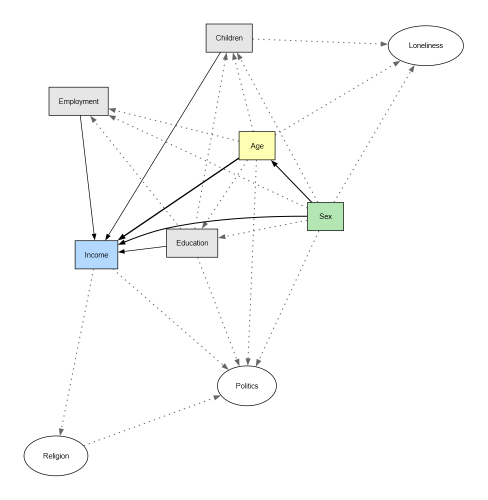
#> input picture DAG_Mediator.png, 975 x 1000 px (shown at 1/2 size)
$ python draw_dag_extended.py
#> lines starting #> are read from the running program, lines starting #| are printed output that depends on the picture

import graphviz
import matplotlib.pyplot as plt
import matplotlib.patches as mpatches
from matplotlib.lines import Line2D
import matplotlib.image as mpimg
import numpy as np

np.random.seed(342)

## Dagitty DAG Mediator (Adjustment (direct effect))
'''
dag {
Age [exposure,pos="-1.672,1.494"]
Children [adjusted,pos="0.531,0.187"]
Education [adjusted,pos="-1.777,-1.351"]
Employment [adjusted,pos="0.809,-1.771"]
Gender [exposure,pos="-2.106,-0.207"]
Housing [pos="0.868,0.788"]
Income [outcome,pos="-1.508,0.572"]
Loneliness [latent,pos="-0.252,-1.761"]
Politics [latent,pos="1.183,-0.841"]
Religion [latent,pos="1.198,-1.642"]
Age -> Children
Age -> Education
Age -> Employment
Age -> Housing
Age -> Income
Age -> Loneliness
Age -> Politics
Children -> Income
Children -> Loneliness
Education -> Children
Education -> Employment
Education -> Income
Education -> Politics
Employment -> Housing
Gender -> Age
Gender -> Children
Gender -> Education
Gender -> Employment
Gender -> Income
Gender -> Loneliness
Gender -> Politics
Income -> Housing
Income -> Politics
Income -> Religion
Religion -> Politics
}

'''


## Dagitty DAG Outcome (Adjustment (direct effect))
'''
dag {
"Mental Health" [outcome,pos="-0.326,-0.104"]
Age [exposure,pos="-1.570,1.323"]
Children [adjusted,pos="0.659,1.250"]
Education [adjusted,pos="-1.777,-1.351"]
Employment [adjusted,pos="0.197,-1.995"]
Gender [exposure,pos="-2.106,-0.207"]
Housing [adjusted,pos="-0.590,-2.026"]
Income [exposure,pos="-0.792,-0.944"]
Loneliness [adjusted,pos="1.206,-0.375"]
Ownership [adjusted,pos="0.579,-1.955"]
Politics [adjusted,pos="1.338,-1.070"]
Religion [adjusted,pos="1.198,-1.642"]
Age -> "Mental Health"
Age -> Children
Age -> Education
Age -> Employment
Age -> Housing
Age -> Income
Age -> Loneliness
Age -> Ownership
Age -> Politics
Children -> "Mental Health"
Children -> Income
Children -> Loneliness
Education -> "Mental Health"
Education -> Children
Education -> Employment
Education -> Income
Education -> Politics
Employment -> "Mental Health"
Employment -> Housing
Employment -> Income
Gender -> "Mental Health"
Gender -> Age
Gender -> Children
Gender -> Education
Gender -> Employment
Gender -> Income
Gender -> Loneliness
Gender -> Politics
Housing -> "Mental Health"
Income -> "Mental Health"
Income -> Housing
Income -> Ownership
Income -> Politics
Income -> Religion
Loneliness -> "Mental Health"
Ownership -> "Mental Health"
Politics -> "Mental Health"
Religion -> "Mental Health"
Religion -> Politics
}


'''


np.random.seed(342)

def build_mediator_dag():
    """Builds the DAG for the Income (Mediator) Model"""
    dot = graphviz.Digraph('Mediator_DAG', engine='neato', format='png')
    dot.attr(overlap='false', splines='true', sep='+0.5', pad='0.5')
    dot.attr('node', fontname='Arial', fontsize='12', margin='0.2')
    dot.attr('edge', arrowsize='0.8', dpi="600")

    # 1. Nodes (Adjusted for Mediator Model)
    # Exposures
    dot.node('Age', 'Age', shape='box', style='filled', fillcolor='#ffffb3', color='#000000')
    dot.node('Gender', 'Gender', shape='box', style='filled', fillcolor='#b3e6b3', color='#000000')

    # Outcome of THIS specific model (Income)
    dot.node('Income', 'Income', shape='box', style='filled', fillcolor='#b3d9ff', color='#000000')

    # Adjusted Confounders (Gray boxes)
    for c in ['Children', 'Education', 'Employment']:
        dot.node(c, c, shape='box', style='filled', fillcolor='#e6e6e6', color='#000000')

    # Latent Variables (White ellipses)
    for l in ['Loneliness', 'Politics', 'Religion', 'Housing']:
        dot.node(l, l, shape='ellipse', style='filled', fillcolor='#ffffff', color='#000000')

    # 2. Edges
    # Main causal paths (Thick solid)
    dot.edge('Age', 'Income', color='#000000', penwidth='2')
    dot.edge('Gender', 'Income', color='#000000', penwidth='1.5')
    dot.edge('Gender', 'Age', color='#000000', penwidth='1.5')

    # Adjusted confounder paths (Thin solid)
    for c in ['Children', 'Education', 'Employment']:
        dot.edge(c, 'Income', color='#000000')

    # Latent / Nuisance paths (Dotted gray)
    latent_edges = [
        ('Age', 'Children'), ('Age', 'Education'), ('Age', 'Employment'),
        ('Age', 'Loneliness'), ('Age', 'Politics'),
        ('Children', 'Loneliness'), ('Education', 'Children'), ('Education', 'Employment'),
        ('Education', 'Politics'), ('Income', 'Politics'), ('Income', 'Religion'),
        ('Religion', 'Politics'), ('Gender', 'Children'), ('Gender', 'Education'),
        ('Gender', 'Employment'), ('Gender', 'Loneliness'), ('Gender', 'Politics'),
        ('Age', 'Housing'), ('Income', 'Housing'), ('Employment', 'Housing')
    ]
    for u, v in latent_edges:
        dot.edge(u, v, color='#666666', style='dotted', penwidth='1.5')

    dot.render('DAG_Mediator', cleanup=True)
    return dot

def build_outcome_dag():
    """Builds the DAG for the Mental Health (Outcome) Model"""
    dot = graphviz.Digraph('Outcome_DAG', engine='neato', format='png')
    dot.attr(overlap='false', splines='true', sep='+0.5', pad='0.5')
    dot.attr('node', fontname='Arial', fontsize='12', margin='0.2')
    dot.attr('edge', arrowsize='0.8', dpi="600")

    # 1. Nodes (Adjusted for Outcome Model)
    # Exposures
    dot.node('Age', 'Age', shape='box', style='filled', fillcolor='#ffffb3', color='#000000')
    dot.node('Gender', 'Gender', shape='box', style='filled', fillcolor='#b3e6b3', color='#000000')
    dot.node('Income', 'Income', shape='box', style='filled', fillcolor='#ffb347', color='#000000') # Orange for Mediator

    # Outcome of THIS specific model (Mental Health)
    dot.node('MH', 'Mental Health', shape='box', style='filled', fillcolor='#b3d9ff', color='#000000')

    # Adjusted Confounders (Gray boxes - NOTE: Loneliness, Politics, Religion are now adjusted!)
    for c in ['Children', 'Education', 'Employment', 'Loneliness',
              'Politics', 'Religion', 'Housing']:
        dot.node(c, c, shape='box', style='filled', fillcolor='#e6e6e6', color='#000000')

    # 2. Edges
    # Main causal paths (Thick solid)
    dot.edge('Age', 'Income', color='#000000', penwidth='2')
    dot.edge('Income', 'MH', color='#000000', penwidth='2')
    dot.edge('Gender', 'MH', color='#000000', penwidth='1.5')
    dot.edge('Gender', 'Income', color='#000000', penwidth='1.5')
    dot.edge('Gender', 'Age', color='#000000', penwidth='1.5')
    dot.edge('Age', 'MH', color='#000000', penwidth='2', style='dashed') # Direct effect

    # Adjusted confounder paths to MH (Thin solid)
    for c in ['Children', 'Education', 'Employment', 'Loneliness',
              'Politics', 'Religion', 'Housing']:
        dot.edge(c, 'MH', color='#000000')

    # Nuisance / Inter-confounder paths (Dotted gray)
    nuisance_edges = [
        ('Age', 'Children'), ('Age', 'Education'), ('Age', 'Employment'),
        ('Age', 'Loneliness'), ('Age', 'Politics'),
        ('Children', 'Income'), ('Children', 'Loneliness'),
        ('Education', 'Children'), ('Education', 'Employment'), ('Education', 'Income'),
        ('Education', 'Politics'),
        ('Employment', 'Income'),
        ('Income', 'Politics'), ('Income', 'Religion'),
        ('Religion', 'Politics'),
        ('Gender', 'Children'), ('Gender', 'Education'), ('Gender', 'Employment'),
        ('Gender', 'Loneliness'), ('Gender', 'Politics'),
        ('Income', 'Housing'), ('Age', 'Housing'), ('Employment', 'Housing')
    ]
    for u, v in nuisance_edges:
        dot.edge(u, v, color='#666666', style='dotted', penwidth='1.5')

    dot.render('DAG_Outcome', cleanup=True)
    return dot

# --- Generate and Plot ---
build_mediator_dag()
#> (the call stopped at in build_mediator_dag, `dot = graphviz.Digraph('Mediator_DAG', engine='neato', format='png')`: graphviz is not available in this run)
build_outcome_dag()
#> (the call stopped at in build_outcome_dag, `dot = graphviz.Digraph('Outcome_DAG', engine='neato', format='png')`: graphviz is not available in this run)

fig, axes = plt.subplots(1, 2, figsize=(8, 4))

# Plot Mediator DAG
img1 = mpimg.imread('DAG_Mediator.png')
#> img1 is the input picture: shape (1000, 975, 4) float32; mean R, G, B, A 0.985, 0.987, 0.985, 1
axes[0].imshow(img1)
axes[0].set_title("Model 1: Mediator (Income)", fontsize=10, fontweight='bold', pad=20)
axes[0].axis('off')

# Plot Outcome DAG
img2 = mpimg.imread('DAG_Outcome.png')
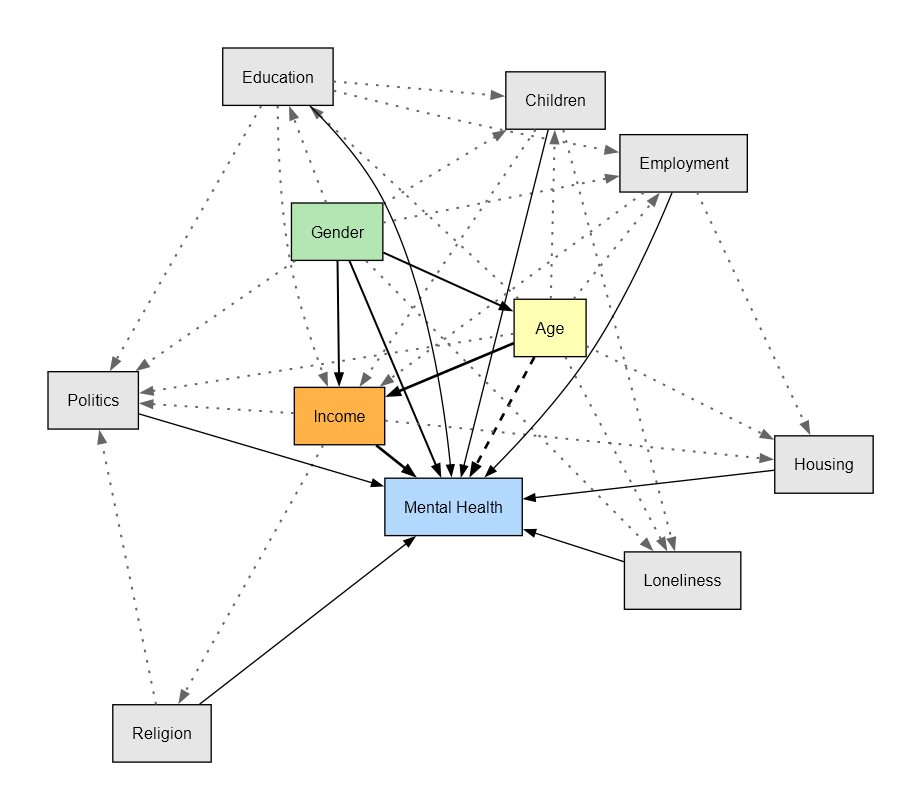
#> input picture DAG_Outcome.png, 921 x 810 px
#> img2 is the input picture: shape (810, 921, 3) float32; mean R, G, B 0.97, 0.971, 0.967
axes[1].imshow(img2)
axes[1].set_title("Model 2: Outcome (Mental Health)", fontsize=10, fontweight='bold', pad=20)
axes[1].axis('off')

# --- Unified Legend ---
legend_elements = [
    mpatches.Patch(facecolor='#ffffb3', edgecolor='#000000', label='Primary Exposure (Age)'),
    mpatches.Patch(facecolor='#b3e6b3', edgecolor='#000000', label='Stratification Covariate (Gender)'),
    mpatches.Patch(facecolor='#ffb347', edgecolor='#000000', label='Mediator (Income)'),
    mpatches.Patch(facecolor='#b3d9ff', edgecolor='#000000', label='Model Outcome'),
    mpatches.Patch(facecolor='#e6e6e6', edgecolor='#000000', label='Adjusted Confounder'),
    mpatches.Ellipse((0, 0), 0.3, 0.2, facecolor='white', edgecolor='#000000', label='Latent / Unmeasured'),

    Line2D([0], [0], color='#000000', linewidth=2, label='Main causal path'),
    Line2D([0], [0], color='#000000', linewidth=2, linestyle='--', label='Direct effect (Age -> MH)'),
    Line2D([0], [0], color='#666666', linewidth=1.5, linestyle=':', label='Nuisance / Latent path')
]

fig.legend(handles=legend_elements, loc='lower center', fontsize=8,
           ncol=4, frameon=True, fancybox=True, shadow=True,
           edgecolor='black',
           bbox_to_anchor=(0.5, -0.08))

plt.tight_layout(rect=[0, 0.08, 1, 1]) # Make room for the bottom legend
plt.savefig('DAG_Two_Models_Final.png', dpi=600, bbox_inches='tight')
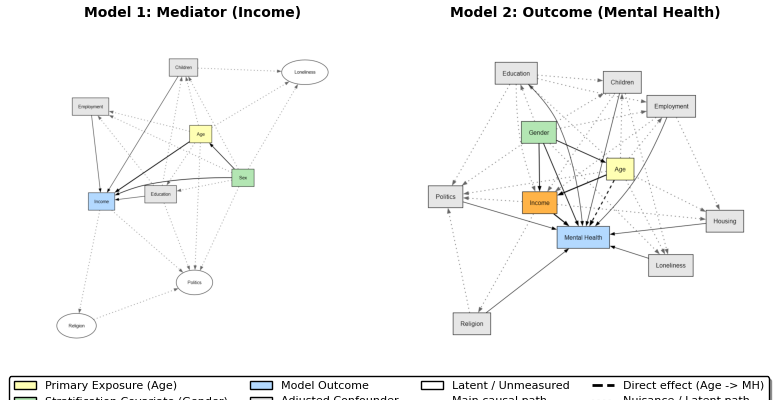
#> figure drawn by matplotlib, 2 panels
plt.savefig('DAG_Two_Models_Final.pdf', dpi=300, bbox_inches='tight')
plt.savefig('DAG_Two_Models_Final.tiff', dpi=600, bbox_inches='tight', pil_kwargs={"compression": "tiff_lzw"})
plt.show()
